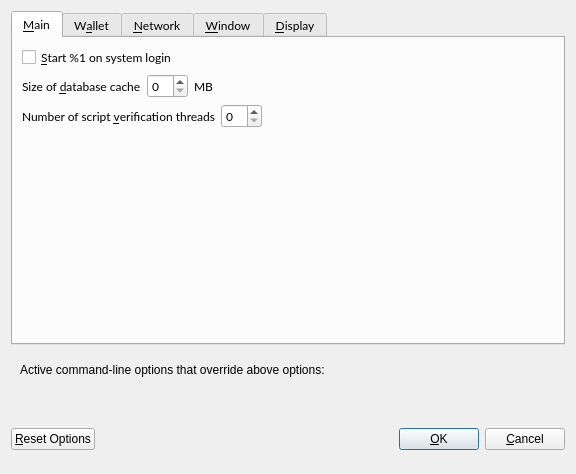
<?xml version="1.0" encoding="UTF-8"?>
<ui version="4.0">
 <class>OptionsDialog</class>
 <widget class="QDialog" name="OptionsDialog">
  <property name="geometry">
   <rect>
    <x>0</x>
    <y>0</y>
    <width>576</width>
    <height>411</height>
   </rect>
  </property>
  <property name="windowTitle">
   <string>Options</string>
  </property>
  <property name="modal">
   <bool>true</bool>
  </property>
  <layout class="QVBoxLayout" name="verticalLayout">
   <item>
    <widget class="QTabWidget" name="tabWidget">
     <property name="font">
      <font>
       <family>Lato</family>
      </font>
     </property>
     <property name="currentIndex">
      <number>0</number>
     </property>
     <widget class="QWidget" name="tabMain">
      <attribute name="title">
       <string>&amp;Main</string>
      </attribute>
      <layout class="QVBoxLayout" name="verticalLayout_Main">
       <item>
        <widget class="QCheckBox" name="bitcoinAtStartup">
         <property name="toolTip">
          <string>Automatically start %1 after logging in to the system.</string>
         </property>
         <property name="text">
          <string>&amp;Start %1 on system login</string>
         </property>
        </widget>
       </item>
       <item>
        <layout class="QHBoxLayout" name="horizontalLayout_2_Main">
         <item>
          <widget class="QLabel" name="databaseCacheLabel">
           <property name="text">
            <string>Size of &amp;database cache</string>
           </property>
           <property name="textFormat">
            <enum>Qt::PlainText</enum>
           </property>
           <property name="buddy">
            <cstring>databaseCache</cstring>
           </property>
          </widget>
         </item>
         <item>
          <widget class="QSpinBox" name="databaseCache"/>
         </item>
         <item>
          <widget class="QLabel" name="databaseCacheUnitLabel">
           <property name="text">
            <string>MB</string>
           </property>
           <property name="textFormat">
            <enum>Qt::PlainText</enum>
           </property>
          </widget>
         </item>
         <item>
          <spacer name="horizontalSpacer_2_Main">
           <property name="orientation">
            <enum>Qt::Horizontal</enum>
           </property>
           <property name="sizeHint" stdset="0">
            <size>
             <width>40</width>
             <height>20</height>
            </size>
           </property>
          </spacer>
         </item>
        </layout>
       </item>
       <item>
        <layout class="QHBoxLayout" name="horizontalLayout_3_Main">
         <item>
          <widget class="QLabel" name="threadsScriptVerifLabel">
           <property name="text">
            <string>Number of script &amp;verification threads</string>
           </property>
           <property name="textFormat">
            <enum>Qt::PlainText</enum>
           </property>
           <property name="buddy">
            <cstring>threadsScriptVerif</cstring>
           </property>
          </widget>
         </item>
         <item>
          <widget class="QSpinBox" name="threadsScriptVerif">
           <property name="toolTip">
            <string>(0 = auto, &lt;0 = leave that many cores free)</string>
           </property>
          </widget>
         </item>
         <item>
          <spacer name="horizontalSpacer_3_Main">
           <property name="orientation">
            <enum>Qt::Horizontal</enum>
           </property>
           <property name="sizeHint" stdset="0">
            <size>
             <width>40</width>
             <height>20</height>
            </size>
           </property>
          </spacer>
         </item>
        </layout>
       </item>
       <item>
        <spacer name="verticalSpacer_Main">
         <property name="orientation">
          <enum>Qt::Vertical</enum>
         </property>
         <property name="sizeHint" stdset="0">
          <size>
           <width>20</width>
           <height>40</height>
          </size>
         </property>
        </spacer>
       </item>
      </layout>
     </widget>
     <widget class="QWidget" name="tabWallet">
      <attribute name="title">
       <string>W&amp;allet</string>
      </attribute>
      <layout class="QVBoxLayout" name="verticalLayout_Wallet">
       <item>
        <widget class="QGroupBox" name="groupBox">
         <property name="title">
          <string>Expert</string>
         </property>
         <layout class="QVBoxLayout" name="verticalLayout_2">
          <item>
           <widget class="QCheckBox" name="coinControlFeatures">
            <property name="toolTip">
             <string>Whether to show coin control features or not.</string>
            </property>
            <property name="text">
             <string>Enable coin &amp;control features</string>
            </property>
           </widget>
          </item>
          <item>
           <widget class="QCheckBox" name="showMasternodesTab">
            <property name="toolTip">
             <string>Show additional tab listing all your masternodes in first sub-tab&lt;br/&gt;and all masternodes on the network in second sub-tab.</string>
            </property>
            <property name="text">
             <string>Show Masternodes Tab</string>
            </property>
           </widget>
          </item>
          <item>
           <widget class="QCheckBox" name="showAdvancedPSUI">
            <property name="toolTip">
             <string>Show additional information and buttons for PrivateSend on overview screen.</string>
            </property>
            <property name="text">
             <string>Enable advanced PrivateSend interface</string>
            </property>
           </widget>
          </item>
          <item>
           <widget class="QCheckBox" name="showPrivateSendPopups">
            <property name="toolTip">
             <string>Show system popups for PrivateSend mixing transactions&lt;br/&gt;just like for all other transaction types.</string>
            </property>
            <property name="text">
             <string>Show popups for PrivateSend transactions</string>
            </property>
           </widget>
          </item>
          <item>
           <widget class="QCheckBox" name="lowKeysWarning">
            <property name="toolTip">
             <string>Show warning dialog when PrivateSend detects that wallet has very low number of keys left.</string>
            </property>
            <property name="text">
             <string>Warn if PrivateSend is running out of keys</string>
            </property>
           </widget>
          </item>
          <item>
           <widget class="QCheckBox" name="privateSendMultiSession">
            <property name="toolTip">
             <string>Whether to use experimental PrivateSend mode with multiple mixing sessions per block.&lt;br/&gt;Note: You must use this feature carefully.&lt;br/&gt;Make sure you always have recent wallet (auto)backup in a safe place!</string>
            </property>
            <property name="text">
             <string>Enable PrivateSend &amp;multi-session</string>
            </property>
           </widget>
          </item>
          <item>
           <widget class="QCheckBox" name="spendZeroConfChange">
            <property name="toolTip">
             <string>If you disable the spending of unconfirmed change, the change from a transaction&lt;br/&gt;cannot be used until that transaction has at least one confirmation.&lt;br/&gt;This also affects how your balance is computed.</string>
            </property>
            <property name="text">
             <string>&amp;Spend unconfirmed change</string>
            </property>
           </widget>
          </item>
         </layout>
        </widget>
       </item>
       <item>
        <layout class="QHBoxLayout" name="horizontalLayout_4_Wallet">
         <item>
          <widget class="QLabel" name="label">
           <property name="toolTip">
            <string>This setting determines the amount of individual masternodes that an input will be anonymized through.&lt;br/&gt;More rounds of anonymization gives a higher degree of privacy, but also costs more in fees.</string>
           </property>
           <property name="text">
            <string>PrivateSend rounds to use</string>
           </property>
          </widget>
         </item>
         <item>
          <widget class="QSpinBox" name="privateSendRounds">
           <property name="minimum">
            <number>2</number>
           </property>
           <property name="maximum">
            <number>16</number>
           </property>
           <property name="value">
            <number>4</number>
           </property>
          </widget>
         </item>
        </layout>
       </item>
       <item>
        <layout class="QHBoxLayout" name="horizontalLayout">
         <item>
          <widget class="QLabel" name="label_2">
           <property name="toolTip">
            <string>This amount acts as a threshold to turn off PrivateSend once it's reached.</string>
           </property>
           <property name="statusTip">
            <string notr="true"/>
           </property>
           <property name="whatsThis">
            <string notr="true"/>
           </property>
           <property name="accessibleName">
            <string notr="true"/>
           </property>
           <property name="accessibleDescription">
            <string notr="true"/>
           </property>
           <property name="text">
            <string>Amount of Absolute to keep anonymized</string>
           </property>
          </widget>
         </item>
         <item>
          <widget class="QSpinBox" name="privateSendAmount">
           <property name="minimum">
            <number>2</number>
           </property>
           <property name="maximum">
            <number>2000</number>
           </property>
           <property name="singleStep">
            <number>10</number>
           </property>
           <property name="value">
            <number>1000</number>
           </property>
          </widget>
         </item>
        </layout>
       </item>
       <item>
        <spacer name="verticalSpacer_Wallet">
         <property name="orientation">
          <enum>Qt::Vertical</enum>
         </property>
         <property name="sizeHint" stdset="0">
          <size>
           <width>20</width>
           <height>40</height>
          </size>
         </property>
        </spacer>
       </item>
      </layout>
     </widget>
     <widget class="QWidget" name="tabNetwork">
      <attribute name="title">
       <string>&amp;Network</string>
      </attribute>
      <layout class="QVBoxLayout" name="verticalLayout_Network">
       <item>
        <widget class="QCheckBox" name="mapPortUpnp">
         <property name="toolTip">
          <string>Automatically open the Absolute Core client port on the router. This only works when your router supports UPnP and it is enabled.</string>
         </property>
         <property name="text">
          <string>Map port using &amp;UPnP</string>
         </property>
        </widget>
       </item>
       <item>
        <widget class="QCheckBox" name="allowIncoming">
         <property name="toolTip">
          <string>Accept connections from outside</string>
         </property>
         <property name="text">
          <string>Allow incoming connections</string>
         </property>
        </widget>
       </item>
       <item>
        <widget class="QCheckBox" name="connectSocks">
         <property name="toolTip">
          <string>Connect to the Absolute network through a SOCKS5 proxy.</string>
         </property>
         <property name="text">
          <string>&amp;Connect through SOCKS5 proxy (default proxy):</string>
         </property>
        </widget>
       </item>
       <item>
        <layout class="QHBoxLayout" name="horizontalLayout_1_Network">
         <item>
          <widget class="QLabel" name="proxyIpLabel">
           <property name="text">
            <string>Proxy &amp;IP:</string>
           </property>
           <property name="textFormat">
            <enum>Qt::PlainText</enum>
           </property>
           <property name="buddy">
            <cstring>proxyIp</cstring>
           </property>
          </widget>
         </item>
         <item>
          <widget class="QValidatedLineEdit" name="proxyIp">
           <property name="minimumSize">
            <size>
             <width>140</width>
             <height>0</height>
            </size>
           </property>
           <property name="maximumSize">
            <size>
             <width>140</width>
             <height>16777215</height>
            </size>
           </property>
           <property name="toolTip">
            <string>IP address of the proxy (e.g. IPv4: 127.0.0.1 / IPv6: ::1)</string>
           </property>
          </widget>
         </item>
         <item>
          <widget class="QLabel" name="proxyPortLabel">
           <property name="text">
            <string>&amp;Port:</string>
           </property>
           <property name="textFormat">
            <enum>Qt::PlainText</enum>
           </property>
           <property name="buddy">
            <cstring>proxyPort</cstring>
           </property>
          </widget>
         </item>
         <item>
          <widget class="QLineEdit" name="proxyPort">
           <property name="minimumSize">
            <size>
             <width>55</width>
             <height>0</height>
            </size>
           </property>
           <property name="maximumSize">
            <size>
             <width>55</width>
             <height>16777215</height>
            </size>
           </property>
           <property name="toolTip">
            <string>Port of the proxy (e.g. 9050)</string>
           </property>
          </widget>
         </item>
         <item>
          <spacer name="horizontalSpacer_1_Network">
           <property name="orientation">
            <enum>Qt::Horizontal</enum>
           </property>
           <property name="sizeHint" stdset="0">
            <size>
             <width>40</width>
             <height>20</height>
            </size>
           </property>
          </spacer>
         </item>
        </layout>
       </item>
       <item>
        <layout class="QHBoxLayout" name="horizontalLayout_2_Network">
         <item>
          <widget class="QLabel" name="proxyActiveNets">
           <property name="text">
            <string>Used for reaching peers via:</string>
           </property>
           <property name="textFormat">
            <enum>Qt::PlainText</enum>
           </property>
          </widget>
         </item>
         <item>
          <widget class="QCheckBox" name="proxyReachIPv4">
           <property name="enabled">
            <bool>false</bool>
           </property>
           <property name="toolTip">
            <string>Shows, if the supplied default SOCKS5 proxy is used to reach peers via this network type.</string>
           </property>
           <property name="text">
            <string/>
           </property>
          </widget>
         </item>
         <item>
          <widget class="QLabel" name="proxyReachIPv4Label">
           <property name="text">
            <string>IPv4</string>
           </property>
           <property name="textFormat">
            <enum>Qt::PlainText</enum>
           </property>
          </widget>
         </item>
         <item>
          <widget class="QCheckBox" name="proxyReachIPv6">
           <property name="enabled">
            <bool>false</bool>
           </property>
           <property name="toolTip">
            <string>Shows, if the supplied default SOCKS5 proxy is used to reach peers via this network type.</string>
           </property>
           <property name="text">
            <string/>
           </property>
          </widget>
         </item>
         <item>
          <widget class="QLabel" name="proxyReachIPv6Label">
           <property name="text">
            <string>IPv6</string>
           </property>
           <property name="textFormat">
            <enum>Qt::PlainText</enum>
           </property>
          </widget>
         </item>
         <item>
          <widget class="QCheckBox" name="proxyReachTor">
           <property name="enabled">
            <bool>false</bool>
           </property>
           <property name="toolTip">
            <string>Shows, if the supplied default SOCKS5 proxy is used to reach peers via this network type.</string>
           </property>
           <property name="text">
            <string/>
           </property>
          </widget>
         </item>
         <item>
          <widget class="QLabel" name="proxyReachTorLabel">
           <property name="text">
            <string>Tor</string>
           </property>
           <property name="textFormat">
            <enum>Qt::PlainText</enum>
           </property>
          </widget>
         </item>
         <item>
          <spacer name="horizontalSpacer_2_Network">
           <property name="orientation">
            <enum>Qt::Horizontal</enum>
           </property>
           <property name="sizeHint" stdset="0">
            <size>
             <width>40</width>
             <height>20</height>
            </size>
           </property>
          </spacer>
         </item>
        </layout>
       </item>
       <item>
        <widget class="QCheckBox" name="connectSocksTor">
         <property name="toolTip">
          <string>Connect to the Absolute network through a separate SOCKS5 proxy for Tor hidden services.</string>
         </property>
         <property name="text">
          <string>Use separate SOCKS5 proxy to reach peers via Tor hidden services:</string>
         </property>
        </widget>
       </item>
       <item>
        <layout class="QHBoxLayout" name="horizontalLayout_3_Network">
         <item>
          <widget class="QLabel" name="proxyIpTorLabel">
           <property name="text">
            <string>Proxy &amp;IP:</string>
           </property>
           <property name="textFormat">
            <enum>Qt::PlainText</enum>
           </property>
           <property name="buddy">
            <cstring>proxyIpTor</cstring>
           </property>
          </widget>
         </item>
         <item>
          <widget class="QValidatedLineEdit" name="proxyIpTor">
           <property name="minimumSize">
            <size>
             <width>140</width>
             <height>0</height>
            </size>
           </property>
           <property name="maximumSize">
            <size>
             <width>140</width>
             <height>16777215</height>
            </size>
           </property>
           <property name="toolTip">
            <string>IP address of the proxy (e.g. IPv4: 127.0.0.1 / IPv6: ::1)</string>
           </property>
          </widget>
         </item>
         <item>
          <widget class="QLabel" name="proxyPortTorLabel">
           <property name="text">
            <string>&amp;Port:</string>
           </property>
           <property name="textFormat">
            <enum>Qt::PlainText</enum>
           </property>
           <property name="buddy">
            <cstring>proxyPortTor</cstring>
           </property>
          </widget>
         </item>
         <item>
          <widget class="QLineEdit" name="proxyPortTor">
           <property name="minimumSize">
            <size>
             <width>55</width>
             <height>0</height>
            </size>
           </property>
           <property name="maximumSize">
            <size>
             <width>55</width>
             <height>16777215</height>
            </size>
           </property>
           <property name="toolTip">
            <string>Port of the proxy (e.g. 9050)</string>
           </property>
          </widget>
         </item>
         <item>
          <spacer name="horizontalSpacer_4_Network">
           <property name="orientation">
            <enum>Qt::Horizontal</enum>
           </property>
           <property name="sizeHint" stdset="0">
            <size>
             <width>40</width>
             <height>20</height>
            </size>
           </property>
          </spacer>
         </item>
        </layout>
       </item>
       <item>
        <spacer name="verticalSpacer_Network">
         <property name="orientation">
          <enum>Qt::Vertical</enum>
         </property>
         <property name="sizeHint" stdset="0">
          <size>
           <width>20</width>
           <height>40</height>
          </size>
         </property>
        </spacer>
       </item>
      </layout>
     </widget>
     <widget class="QWidget" name="tabWindow">
      <attribute name="title">
       <string>&amp;Window</string>
      </attribute>
      <layout class="QVBoxLayout" name="verticalLayout_Window">
       <item>
        <widget class="QCheckBox" name="hideTrayIcon">
         <property name="toolTip">
          <string>&amp;Hide the icon from the system tray.</string>
         </property>
         <property name="text">
          <string>Hide tray icon</string>
         </property>
        </widget>
       </item>
       <item>
        <widget class="QCheckBox" name="minimizeToTray">
         <property name="toolTip">
          <string>Show only a tray icon after minimizing the window.</string>
         </property>
         <property name="text">
          <string>&amp;Minimize to the tray instead of the taskbar</string>
         </property>
        </widget>
       </item>
       <item>
        <widget class="QCheckBox" name="minimizeOnClose">
         <property name="toolTip">
          <string>Minimize instead of exit the application when the window is closed. When this option is enabled, the application will be closed only after selecting Exit in the menu.</string>
         </property>
         <property name="text">
          <string>M&amp;inimize on close</string>
         </property>
        </widget>
       </item>
       <item>
        <spacer name="verticalSpacer_Window">
         <property name="orientation">
          <enum>Qt::Vertical</enum>
         </property>
         <property name="sizeHint" stdset="0">
          <size>
           <width>20</width>
           <height>40</height>
          </size>
         </property>
        </spacer>
       </item>
      </layout>
     </widget>
     <widget class="QWidget" name="tabDisplay">
      <attribute name="title">
       <string>&amp;Display</string>
      </attribute>
      <layout class="QVBoxLayout" name="verticalLayout_Display">
       <item>
        <layout class="QHBoxLayout" name="horizontalLayout_1_Display">
         <item>
          <widget class="QLabel" name="langLabel">
           <property name="text">
            <string>User Interface &amp;language:</string>
           </property>
           <property name="textFormat">
            <enum>Qt::PlainText</enum>
           </property>
           <property name="buddy">
            <cstring>lang</cstring>
           </property>
          </widget>
         </item>
         <item>
          <widget class="QValueComboBox" name="lang">
           <property name="toolTip">
            <string>The user interface language can be set here. This setting will take effect after restarting %1.</string>
           </property>
          </widget>
         </item>
        </layout>
       </item>
       <item>
        <widget class="QLabel" name="label_3">
         <property name="toolTip">
          <string notr="true"/>
         </property>
         <property name="statusTip">
          <string notr="true"/>
         </property>
         <property name="whatsThis">
          <string notr="true"/>
         </property>
         <property name="accessibleName">
          <string notr="true"/>
         </property>
         <property name="text">
          <string>Language missing or translation incomplete? Help contributing translations here:
	https://www.transifex.com/projects/p/absolutecoin/</string>
         </property>
         <property name="wordWrap">
          <bool>true</bool>
         </property>
         <property name="openExternalLinks">
          <bool>true</bool>
         </property>
         <property name="textInteractionFlags">
          <set>Qt::TextBrowserInteraction</set>
         </property>
        </widget>
       </item>
       <item>
        <layout class="QHBoxLayout" name="horizontalLayout_4_Display" stretch="0,0">
         <item>
          <widget class="QLabel" name="themeLabel">
           <property name="text">
            <string>User Interface Theme:</string>
           </property>
          </widget>
         </item>
         <item>
          <widget class="QValueComboBox" name="theme"/>
         </item>
        </layout>
       </item>
       <item>
        <widget class="Line" name="line">
         <property name="orientation">
          <enum>Qt::Horizontal</enum>
         </property>
        </widget>
       </item>
       <item>
        <layout class="QHBoxLayout" name="horizontalLayout_2_Display">
         <item>
          <widget class="QLabel" name="unitLabel">
           <property name="text">
            <string>&amp;Unit to show amounts in:</string>
           </property>
           <property name="textFormat">
            <enum>Qt::PlainText</enum>
           </property>
           <property name="buddy">
            <cstring>unit</cstring>
           </property>
          </widget>
         </item>
         <item>
          <widget class="QValueComboBox" name="unit">
           <property name="toolTip">
            <string>Choose the default subdivision unit to show in the interface and when sending coins.</string>
           </property>
          </widget>
         </item>
        </layout>
       </item>
       <item>
        <layout class="QHBoxLayout" name="horizontalLayout_5_Display">
         <item>
          <widget class="QLabel" name="digitsLabel">
           <property name="text">
            <string>Decimal digits</string>
           </property>
          </widget>
         </item>
         <item>
          <widget class="QValueComboBox" name="digits"/>
         </item>
        </layout>
       </item>
       <item>
        <layout class="QHBoxLayout" name="horizontalLayout_3_Display">
         <item>
          <widget class="QLabel" name="thirdPartyTxUrlsLabel">
           <property name="toolTip">
            <string>Third party URLs (e.g. a block explorer) that appear in the transactions tab as context menu items.&lt;br/&gt;%s in the URL is replaced by transaction hash. Multiple URLs are separated by vertical bar |.</string>
           </property>
           <property name="text">
            <string>Third party transaction URLs</string>
           </property>
           <property name="buddy">
            <cstring>thirdPartyTxUrls</cstring>
           </property>
          </widget>
         </item>
         <item>
          <widget class="QLineEdit" name="thirdPartyTxUrls">
           <property name="toolTip">
            <string>Third party URLs (e.g. a block explorer) that appear in the transactions tab as context menu items.&lt;br/&gt;%s in the URL is replaced by transaction hash. Multiple URLs are separated by vertical bar |.</string>
           </property>
          </widget>
         </item>
        </layout>
       </item>
       <item>
        <spacer name="verticalSpacer">
         <property name="orientation">
          <enum>Qt::Vertical</enum>
         </property>
         <property name="sizeHint" stdset="0">
          <size>
           <width>20</width>
           <height>40</height>
          </size>
         </property>
        </spacer>
       </item>
      </layout>
     </widget>
    </widget>
   </item>
   <item>
    <widget class="QFrame" name="frame">
     <layout class="QVBoxLayout" name="verticalLayout_Bottom">
      <item>
       <layout class="QHBoxLayout" name="horizontalLayout_Bottom">
        <item>
         <widget class="QLabel" name="overriddenByCommandLineInfoLabel">
          <property name="text">
           <string>Active command-line options that override above options:</string>
          </property>
          <property name="textFormat">
           <enum>Qt::PlainText</enum>
          </property>
         </widget>
        </item>
        <item>
         <spacer name="horizontalSpacer_Bottom">
          <property name="orientation">
           <enum>Qt::Horizontal</enum>
          </property>
          <property name="sizeHint" stdset="0">
           <size>
            <width>40</width>
            <height>20</height>
           </size>
          </property>
         </spacer>
        </item>
       </layout>
      </item>
      <item>
       <widget class="QLabel" name="overriddenByCommandLineLabel">
        <property name="text">
         <string/>
        </property>
        <property name="textFormat">
         <enum>Qt::PlainText</enum>
        </property>
        <property name="wordWrap">
         <bool>true</bool>
        </property>
       </widget>
      </item>
     </layout>
    </widget>
   </item>
   <item>
    <layout class="QHBoxLayout" name="horizontalLayout_Buttons">
     <item>
      <widget class="QPushButton" name="resetButton">
       <property name="toolTip">
        <string>Reset all client options to default.</string>
       </property>
       <property name="text">
        <string>&amp;Reset Options</string>
       </property>
       <property name="autoDefault">
        <bool>false</bool>
       </property>
      </widget>
     </item>
     <item>
      <spacer name="horizontalSpacer_1">
       <property name="orientation">
        <enum>Qt::Horizontal</enum>
       </property>
       <property name="sizeHint" stdset="0">
        <size>
         <width>40</width>
         <height>48</height>
        </size>
       </property>
      </spacer>
     </item>
     <item>
      <widget class="QLabel" name="statusLabel">
       <property name="minimumSize">
        <size>
         <width>200</width>
         <height>0</height>
        </size>
       </property>
       <property name="font">
        <font>
         <weight>75</weight>
         <bold>true</bold>
        </font>
       </property>
       <property name="text">
        <string/>
       </property>
       <property name="textFormat">
        <enum>Qt::PlainText</enum>
       </property>
       <property name="wordWrap">
        <bool>true</bool>
       </property>
      </widget>
     </item>
     <item>
      <spacer name="horizontalSpacer_2">
       <property name="orientation">
        <enum>Qt::Horizontal</enum>
       </property>
       <property name="sizeHint" stdset="0">
        <size>
         <width>40</width>
         <height>48</height>
        </size>
       </property>
      </spacer>
     </item>
     <item>
      <widget class="QPushButton" name="okButton">
       <property name="text">
        <string>&amp;OK</string>
       </property>
       <property name="autoDefault">
        <bool>false</bool>
       </property>
       <property name="default">
        <bool>true</bool>
       </property>
      </widget>
     </item>
     <item>
      <widget class="QPushButton" name="cancelButton">
       <property name="text">
        <string>&amp;Cancel</string>
       </property>
       <property name="autoDefault">
        <bool>false</bool>
       </property>
      </widget>
     </item>
    </layout>
   </item>
  </layout>
 </widget>
 <customwidgets>
  <customwidget>
   <class>QValidatedLineEdit</class>
   <extends>QLineEdit</extends>
   <header>qvalidatedlineedit.h</header>
  </customwidget>
  <customwidget>
   <class>QValueComboBox</class>
   <extends>QComboBox</extends>
   <header>qvaluecombobox.h</header>
  </customwidget>
 </customwidgets>
 <resources/>
 <connections/>
</ui>
